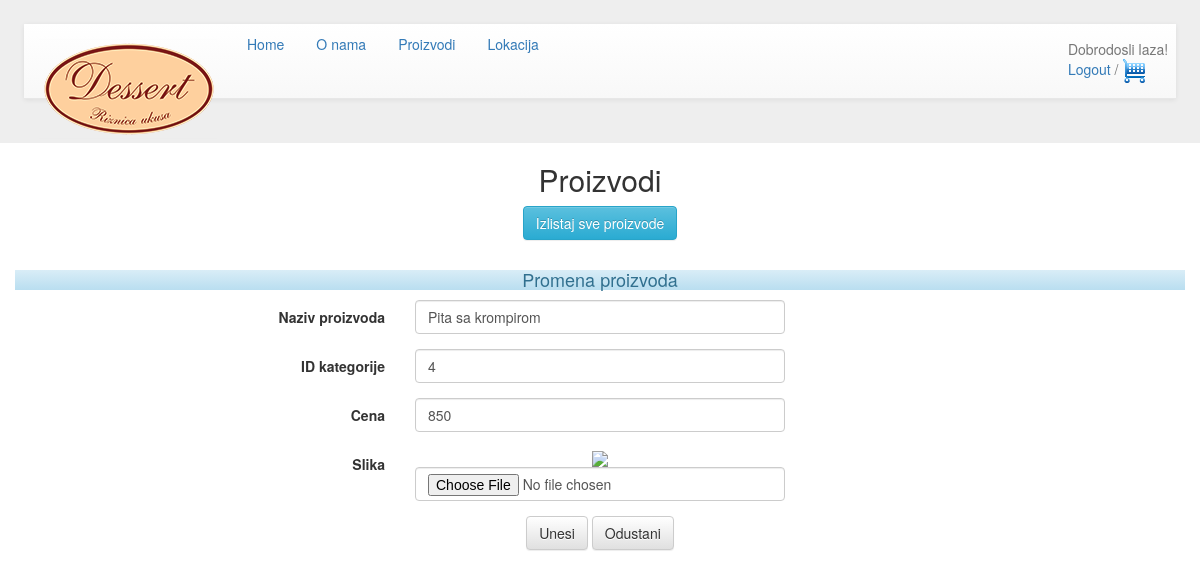
The app's page /private/sellers/promeni_proizvod.php?id=5 (signed in) with its own data.
### tables this page shows
CREATE TABLE `proizvod` (
  `IDProizvoda` int(11) NOT NULL,
  `nazivProizvoda` varchar(100) NOT NULL,
  `IDKategorije` int(11) NOT NULL,
  `cena` int(11) NOT NULL,
  `slika` varchar(255) NOT NULL
);

### private/sellers/promeni_proizvod.php (the view, shortened to what this page needs)
<?php
require '../../common.inc';
if($_GET['id']){
    $id = $_GET['id'];
    $sql = "SELECT * FROM proizvod WHERE IDProizvoda = {$id}";
    $result = $con->query($sql);
    $data = $result->fetch_assoc();
    $path_do_slike = $data['slika'];
}
?>
<!DOCTYPE html>
<html>
<head>
    <link href="../../css/bootstrap.css" rel="stylesheet" type="text/css"/>
    <link href="../../css/bootstrap.min.css" rel="stylesheet" type="text/css"/>
    <link href="../../css/bootstrap-theme.css" rel="stylesheet" type="text/css"/>
    <link href="../../css/bootstrap-theme.min.css" rel="stylesheet" type="text/css"/>
</head>
<body>
  <?php include '../../navigation.php'; ?>
  <center>
      <h2>Proizvodi</h2>
      <a class="btn btn-info" href="kontrolna_tabla.php" role="button">Izlistaj sve proizvode</a><br><br>
  </center>
<div align="center">
  <div class="container">
    <div class="row">
        <h4 class="alert-info">Promena proizvoda</h4>
        <form class="form-horizontal" action="update_proizvod.php?id=<?php $data['IDProizvoda']?>" method='POST'>
          <div class="form-group col-sm-offset-4 col-sm-offset-4">
            <label for="idP" class="col-sm-4 control-label">Naziv proizvoda</label>
              <div class="col-sm-4">
                <input type="text" class="form-control" name="nazivProizvoda" id="idP" value="<?= $data['nazivProizvoda']?>"/>
              </div>
          </div>
          <div class="form-group col-sm-offset-4 col-sm-offset-4">
            <label for="lekar" class="col-sm-4 control-label">ID kategorije</label>
              <div class="col-sm-4">
                <input type="text" class="form-control" name="IDKategorije" id="lekar" value="<?= $data['IDKategorije']?>"/>
              </div>
          </div>
          <div class="form-group col-sm-offset-4 col-sm-offset-4">
            <label for="datum" class="col-sm-4 control-label">Cena</label>
              <div class="col-sm-4">
                <input type="text" class="form-control" name="cena" id="datum" value="<?= $data['cena']?>"/>
              </div>
          </div>
          <div class="form-group col-sm-offset-4 col-sm-offset-4">
            <label for="fileToUpload" class="col-sm-4 control-label">Slika</label>
              <div class="col-sm-4">
                  <img src=\"artikli/<?php $path_do_slike?>"/></a><br>
                <input type="file" class="form-control" name="fileToUpload" id="fileToUpload"/>
              </div>
          </div>
          <button type="submit" class="btn btn-default">Unesi</button>
          <button type="reset" class="btn btn-default">Odustani</button>
        </form>
    </div>
  </div>
</div>
</body>
</html>

### records on screen
proizvod: nazivProizvoda "Pita sa krompirom", IDKategorije "4", cena "850"

### other values on screen
$_SESSION['id_korisnika'] "laza"
$poruka "Logout"
